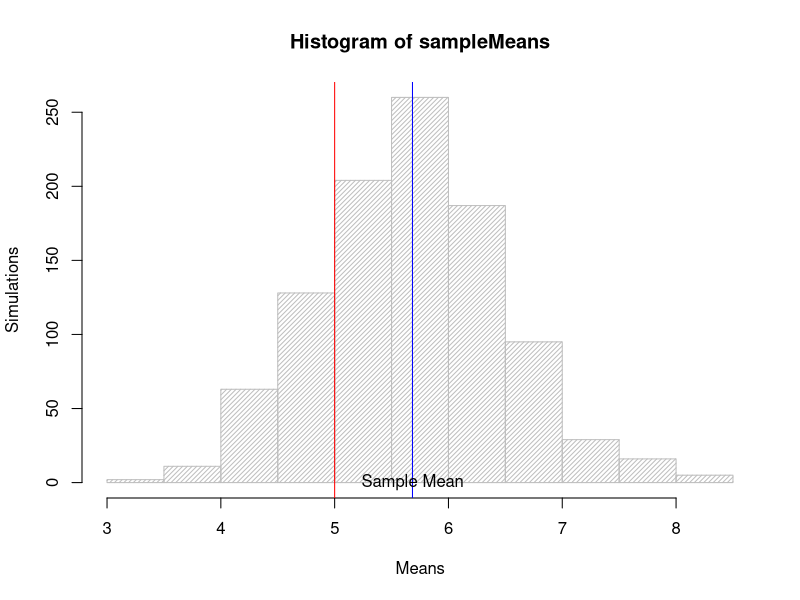
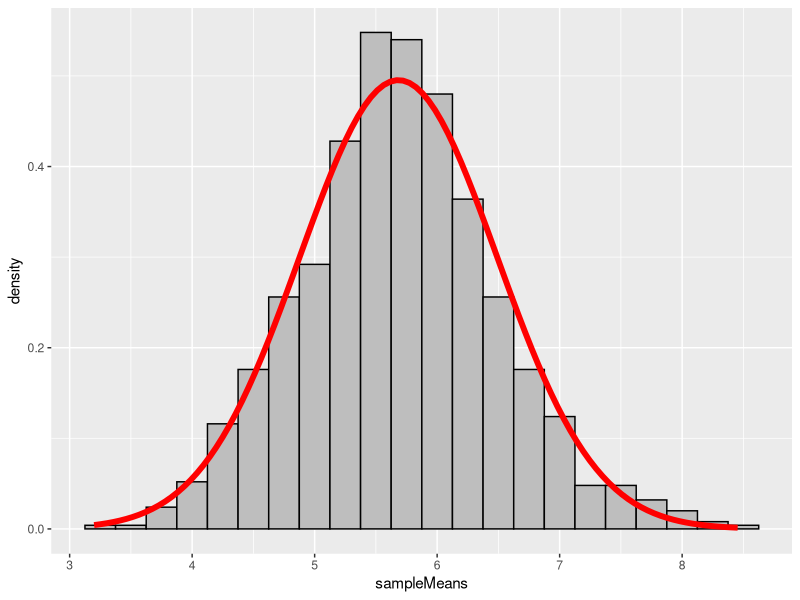
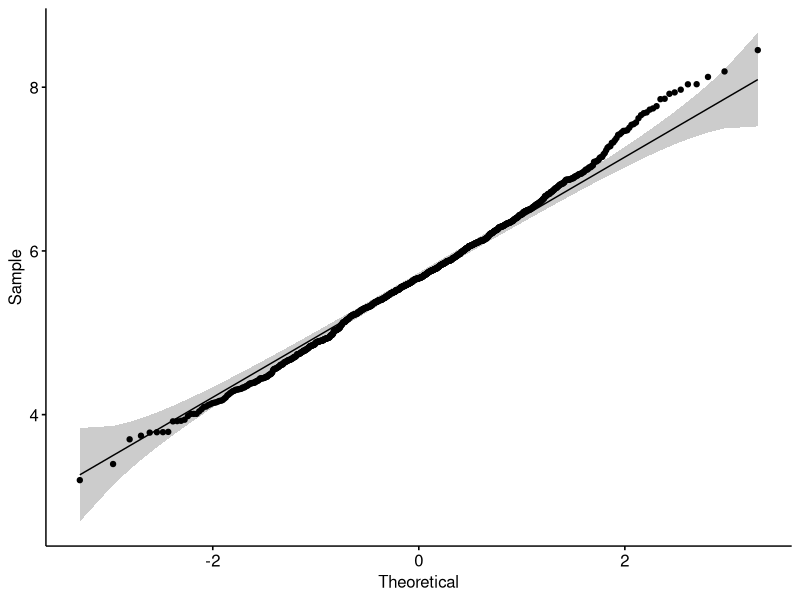
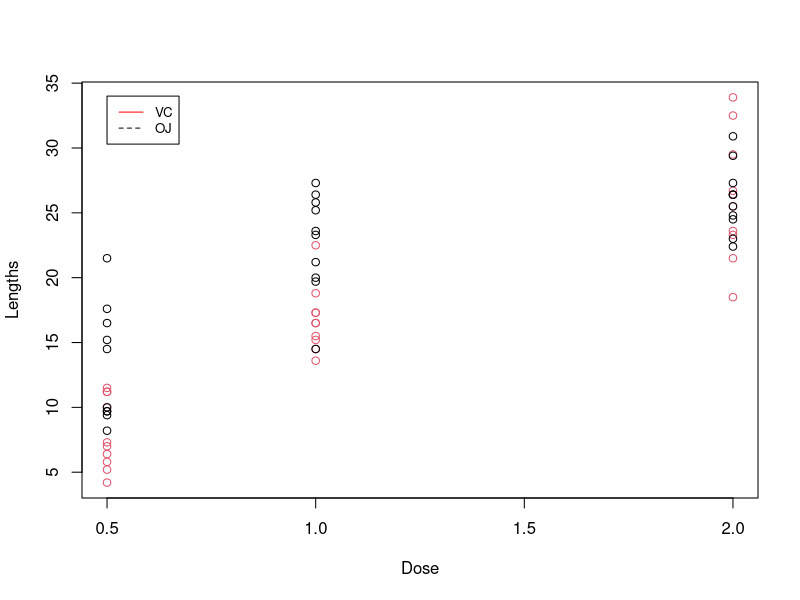

Write R code to recreate these figures, in order. (Note: this script raises an error after producing the figures.)
## ---- chunk 1
library("data.table")
library("ggplot2")
library("dplyr")
library(tidyr)
library(ggpubr)
## ---- chunk 2
# set seed
set.seed(31)

# set lambda
lambda <- 0.2

# samples
n <- 40

# simulations
simulations <- 1000

samples <- matrix(sample(rexp(n, lambda), n*simulations, replace = TRUE), n, simulations)

sampleMeans <- apply(samples, 2, mean)
## ---- chunk 3
obtainedMean <- mean(sampleMeans)
obtainedMean
basicMean <- 1/lambda
basicMean
t.test(sampleMeans)$conf
t.test(sampleMeans)$p.value
## ---- chunk 4
hist(sampleMeans, xlab = "Means", ylab = "Simulations", density = 30, col = "grey")
abline(v = basicMean, col = "red")
abline(v = obtainedMean, col = "blue", )
text(x = obtainedMean,y = 0,"Sample Mean")
## ---- chunk 5
sampleSds <- sd(sampleMeans)
sampleSds
basicSd <- (1/lambda)/sqrt(n)
basicSd
sampleVariances <- sampleSds^2
sampleVariances
basicVariance <- basicSd^2
basicVariance
## ---- chunk 6
ggplot(data.frame(sampleMeans), aes(x=sampleMeans)) +
geom_histogram(aes(y = ..density..), binwidth=.25, colour="black", fill="grey")+
stat_function(fun = dnorm, lwd = 2, col = 'red', args = list(mean = mean(sampleMeans), sd = sd(sampleMeans))) 
## ---- chunk 7
ggqqplot(sampleMeans)
  
## ---- chunk 8
data("ToothGrowth")
## ---- chunk 9
ToothGrowth <- data.table(ToothGrowth)
plot(x = ToothGrowth$dose, y = ToothGrowth$len, xlab = "Dose", ylab = "Lengths", col = ToothGrowth$supp)
legend(0.5, 34, legend=unique(ToothGrowth$supp), col = c("red", "black"), lty=1:2, cex=0.8)
## ---- chunk 10
summary(ToothGrowth)
head(ToothGrowth)
## ---- chunk 11
ToothGrowth[, .(meanlen = mean(len), Count = .N), by = .(dose,supp)]
## ---- chunk 12
lowdose <- ToothGrowth[ToothGrowth[, dose == 0.5]]
middose <- ToothGrowth[ToothGrowth[, dose == 1.0]]
highdose <- ToothGrowth[ToothGrowth[, dose == 2.0]]
## ---- chunk 13
t.test(ToothGrowth$len ~ ToothGrowth$supp)
## ---- chunk 14
t.test(lowdose$len ~ lowdose$supp, paired = FALSE)
## ---- chunk 15
t.test(middose$len ~ middose$supp, paired = FALSE)
## ---- chunk 16
t.test(highdose$len ~ highdose$supp, paired = FALSE)
